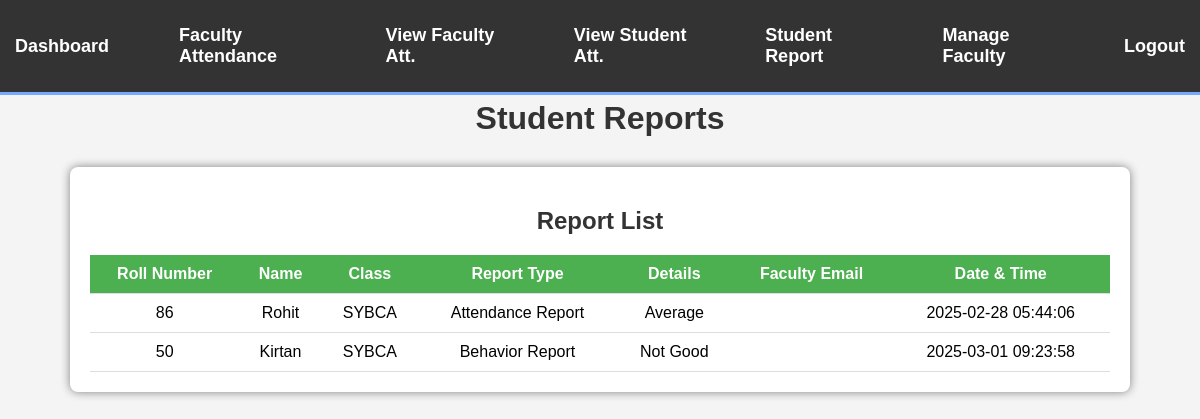
Screenshot of /report_std.php with the database file from the repository.
### tables this page shows
CREATE TABLE `reports` (
  `id` int(11) NOT NULL,
  `name` varchar(50) NOT NULL,
  `rollno` varchar(50) NOT NULL,
  `class` varchar(50) NOT NULL,
  `report_type` varchar(100) NOT NULL,
  `report_details` text DEFAULT NULL,
  `created_at` timestamp NOT NULL DEFAULT current_timestamp()
);

### report_std.php (the view, shortened to what this page needs)
<?php
$conn = mysqli_connect("localhost", "root", "", "attendance_db");
$sql = "SELECT * FROM reports";
$result = mysqli_query($conn, $sql);
?>
<html>
<head>
</head>
<body>
     <header>
          <div class="navbar">
               <a href="dashboard.php">Dashboard</a>
               <a href="faculty_att.php">Faculty Attendance</a>
               <a href="view_faculty_att.php">View Faculty Att.</a>
               <a href="stu_att.php">View Student Att.</a>
               <a href="report_std.php">Student Report</a>
               <a href="manage_faculty.php">Manage Faculty</a>
               <a href="adminlogin.php">Logout</a>
          </div>
     </header>
     <h1>Student Reports</h1>
     <div class="container">
          <h2>Report List</h2>
          <table>
               <tr>
                    <th>Roll Number</th>
                    <th>Name</th>
                    <th>Class</th>
                    <th>Report Type</th>
                    <th>Details</th>
                    <th>Faculty Email</th>
                    <th>Date & Time</th>
               </tr>
               <?php
               if (mysqli_num_rows($result) > 0) {
                    while ($row = mysqli_fetch_assoc($result)) {
                         echo "<tr>";
                         echo "<td>" . $row['rollno'] . "</td>";
                         echo "<td>" . $row['name'] . "</td>";
                         echo "<td>" . $row['class'] . "</td>";
                         echo "<td>" . $row['report_type'] . "</td>";
                         echo "<td>" . $row['report_details'] . "</td>";
                         echo "<td>" . $row['fact_email'] . "</td>";
                         echo "<td>" . $row['created_at'] . "</td>";
                         echo "</tr>";
                    }
               } else {
                    echo "<tr><td colspan='7'>No reports found.</td></tr>";
               }
               ?>
          </table>
     </div>
</body>
</html>

### report_std.php (style rules this page uses)
body { font-family: Arial, sans-serif; background-color: #f4f4f4; margin: 0; padding: 0; }
header { background: #333; color: #fff; padding: 15px 0; width: 100%; border-bottom: 3px solid #77a7ff; position: fixed; top: 0; left: 0; z-index: 1000; }
.navbar { display: flex; justify-content: center; align-items: center; gap: 40px; font-size: 18px; font-weight: bold; }
.navbar a { color: #fff; text-decoration: none; padding: 10px 15px; transition: color 0.3s ease-in-out; }
.container { width: 85%; margin: 30px auto; background: white; padding: 20px; box-shadow: 0px 0px 10px gray; border-radius: 8px; }
h2 { text-align: center; color: #333; }
h1 { text-align: center; color: #333; margin-top: 100px; }
table { width: 100%; border-collapse: collapse; margin-top: 20px; }
th, td { padding: 10px; text-align: center; border-bottom: 1px solid #ddd; }
th { background-color: #4CAF50; color: white; }

### rows the page displays
reports: rollno "86", name "Rohit", class "SYBCA", report_type "Attendance Report", report_details "Average", created_at "2025-02-28 05:44:06"
reports: rollno "50", name "Kirtan", class "SYBCA", report_type "Behavior Report", report_details "Not Good", created_at "2025-03-01 09:23:58"
